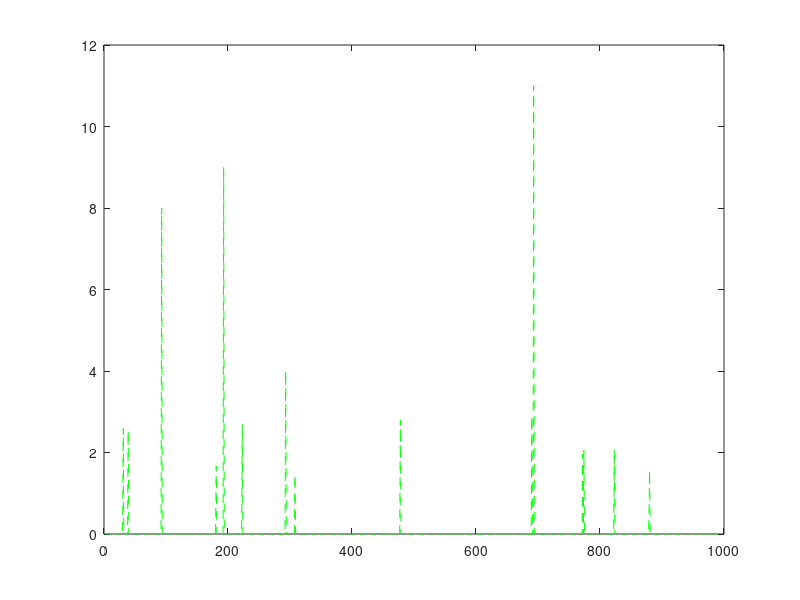
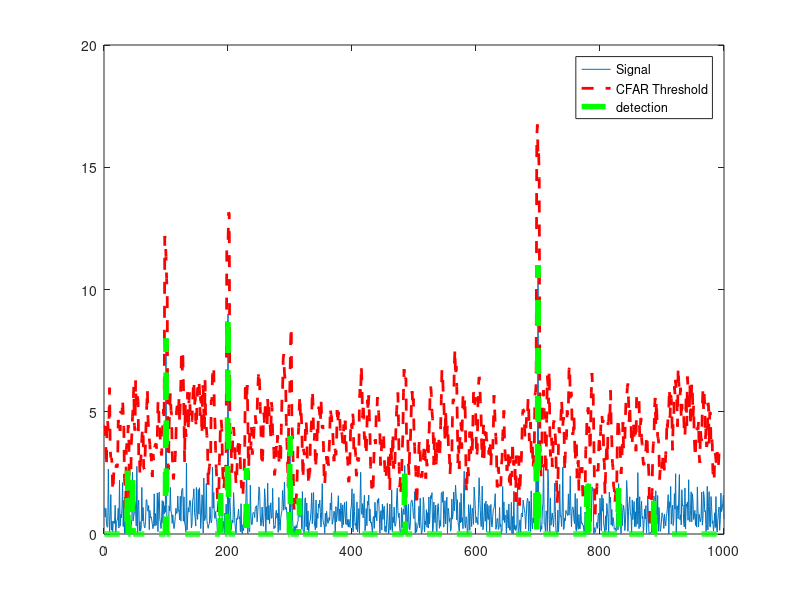

Reproduce these figures in MATLAB, in order.
% Implement 1D CFAR using lagging cells on the given noise and target scenario.

close all;

% Data_points
Ns = 1000;

% Generate random noise
s=abs(randn(Ns,1));

%Targets location. Assigning bin 100, 200, 300 and 700 as Targets with the amplitudes of 8, 9, 4, 11.
s([100 ,200, 300, 700])=[8 9 4 11];

T = 5;% Training Cells
G = 2;% Guard Cells 

% Offset : Adding room above noise threshold for desired SNR 
offset=5;

% Vector to hold threshold values 
threshold_cfar = [];

%Vector to hold final signal after thresholding
signal_cfar = [];

% Slide window across the signal length
for i = 1:(Ns-(G+T+1)) 
    noise_sum = sum(s(i:i+T-1));
    
    threshold = (noise_sum/T)*offset;
    threshold_cfar = [threshold_cfar, {threshold}];
    
    signal = s(i+G+T);
    if signal < threshold
        signal = 0;
    end
    signal_cfar = [signal_cfar, {signal}];
    
        
end

% plot the filtered signal
plot (cell2mat(signal_cfar),'g--');

% plot original sig, threshold and filtered signal within the same figure.
figure,plot(s);
hold on,plot(cell2mat(circshift(threshold_cfar,G)),'r--','LineWidth',2)
hold on, plot (cell2mat(circshift(signal_cfar,(T+G))),'g--','LineWidth',4);
legend('Signal','CFAR Threshold','detection')